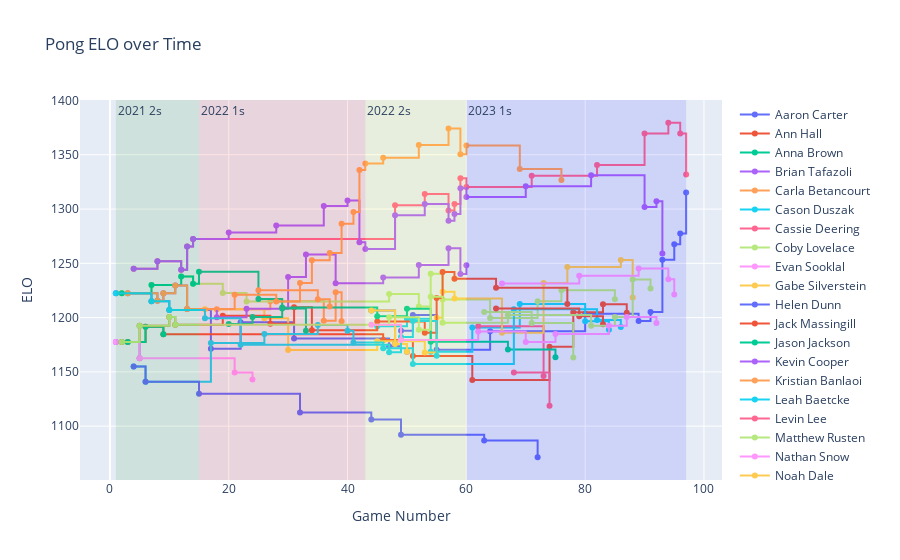

Source (notebook cell):
### Code cell
import plotly.graph_objects as go


fig = go.Figure()

for (i,player) in enumerate(players_table.player):
    fig.add_trace(go.Scatter(
        x=elo_time_table.index,
        y=elo_time_table[player],
        mode='lines+markers',
        line_shape='hv',
        name = player,
        connectgaps=True,
        # hoverinfo='x+y'
    ))

fig.add_vrect(
    annotation_text="2021 2s",
    annotation_position="top left",
    x0=1,
    x1=15,
    fillcolor='green',
    opacity=0.1,
    line_width=0,
)

fig.add_vrect(
    annotation_text="2022 1s",
    annotation_position="top left",
    x0=15,
    x1=43,
    fillcolor='red',
    opacity=0.1,
    line_width=0,
)

# 2022 doubles
fig.add_vrect(
    annotation_text="2022 2s",
    annotation_position="top left",
    x0=43,
    x1=60,
    fillcolor='yellow',
    opacity=0.1,
    line_width=0,
)

# 2023 singles
fig.add_vrect(
    annotation_text="2023 1s",
    annotation_position="top left",
    x0=60,
    x1=97,
    fillcolor='blue',
    opacity=0.1,
    line_width=0,
)


fig.update_layout(
    title='Pong ELO over Time',
    xaxis_title='Game Number',
    yaxis_title='ELO',
    # autosize=False,
    # width=800,
    # height=800
)

fig.show()
fig.write_html("exports/elo_interactive_graph.html")

### Figure 1 — Plotly figure (JSON) as saved in the notebook; plotly's stock layout.template omitted (floating-point values rounded to 4 significant figures)
{"data": [{"connectgaps": true, "line": {"shape": "hv"}, "mode": "lines+markers", "name": "Aaron Carter", "type": "scatter", "x": [1, 2, 3, 4, 5, 6, 7, 8, 9, 10, 11, 12, 13, 14, 15, 16, 17, 18, 19, 20, 21, 22, 23, 24, 25, 26, 27, 28, 29, 30, 31, 32, 33, 34, 35, 36, 37, 38, 39, 40, 41, 42, 43, 44, 45, 46, 47, 48, 49, 50, 51, 52, 53, 54, 55, 56, 57, 58, 59, 60, 61, 62, 63, 64, 65, 66, 67, 68, 69, 70, 71, 72, 73, 74, 75, 76, 77, 78, 79, 80, 81, 82, 83, 84, 85, 86, 87, 88, 89, 90, 91, 92, 93, 94, 95, 96, 97], "y": [1222.0, null, null, null, null, null, 1215, null, null, 1207.0, null, null, null, null, null, null, 1171.0, null, null, null, null, 1196.0, null, null, null, null, null, null, null, null, 1181.0, null, null, null, null, null, null, null, null, null, null, null, null, null, null, null, 1174.0, null, 1188.0, null, 1202.0, null, null, null, 1170.0, null, null, null, null, null, null, null, null, 1187.0, null, null, null, null, null, null, null, null, null, null, null, null, null, null, null, 1204.0, null, null, null, null, null, null, null, null, 1197.0, null, 1205.0, null, 1253.0, null, 1268.0, 1277.0, 1315.0]}, {"connectgaps": true, "line": {"shape": "hv"}, "mode": "lines+markers", "name": "Ann Hall", "type": "scatter", "x": [1, 2, 3, 4, 5, 6, 7, 8, 9, 10, 11, 12, 13, 14, 15, 16, 17, 18, 19, 20, 21, 22, 23, 24, 25, 26, 27, 28, 29, 30, 31, 32, 33, 34, 35, 36, 37, 38, 39, 40, 41, 42, 43, 44, 45, 46, 47, 48, 49, 50, 51, 52, 53, 54, 55, 56, 57, 58, 59, 60, 61, 62, 63, 64, 65, 66, 67, 68, 69, 70, 71, 72, 73, 74, 75, 76, 77, 78, 79, 80, 81, 82, 83, 84, 85, 86, 87, 88, 89, 90, 91, 92, 93, 94, 95, 96, 97], "y": [null, null, 1178.0, null, null, 1192.0, null, null, 1185.0, null, null, null, null, null, null, null, null, null, null, null, null, null, null, null, null, null, null, null, null, null, null, null, null, null, null, null, null, null, null, null, null, null, null, null, null, 1179.0, null, null, null, null, 1165.0, null, null, null, null, null, null, null, null, null, 1142.0, null, null, null, null, null, null, null, null, null, null, null, null, 1173.0, null, null, null, 1205.0, null, null, null, null, 1212.0, null, null, null, 1204.0, null, null, null, null, null, null, null, null, null, null]}, {"connectgaps": true, "line": {"shape": "hv"}, "mode": "lines+markers", "name": "Anna Brown", "type": "scatter", "x": [1, 2, 3, 4, 5, 6, 7, 8, 9, 10, 11, 12, 13, 14, 15, 16, 17, 18, 19, 20, 21, 22, 23, 24, 25, 26, 27, 28, 29, 30, 31, 32, 33, 34, 35, 36, 37, 38, 39, 40, 41, 42, 43, 44, 45, 46, 47, 48, 49, 50, 51, 52, 53, 54, 55, 56, 57, 58, 59, 60, 61, 62, 63, 64, 65, 66, 67, 68, 69, 70, 71, 72, 73, 74, 75, 76, 77, 78, 79, 80, 81, 82, 83, 84, 85, 86, 87, 88, 89, 90, 91, 92, 93, 94, 95, 96, 97], "y": [null, null, 1178.0, null, null, 1192.0, null, null, 1185.0, null, null, null, null, null, null, null, null, null, null, null, null, null, null, null, null, null, null, null, null, null, null, null, null, null, null, null, null, null, null, null, null, null, null, null, null, null, null, null, null, null, null, null, null, null, null, null, null, null, null, null, null, null, null, null, null, null, null, null, null, null, null, null, null, null, null, null, null, null, null, null, null, null, null, null, null, null, null, null, null, null, null, null, null, null, null, null, null]}, {"connectgaps": true, "line": {"shape": "hv"}, "mode": "lines+markers", "name": "Brian Tafazoli", "type": "scatter", "x": [1, 2, 3, 4, 5, 6, 7, 8, 9, 10, 11, 12, 13, 14, 15, 16, 17, 18, 19, 20, 21, 22, 23, 24, 25, 26, 27, 28, 29, 30, 31, 32, 33, 34, 35, 36, 37, 38, 39, 40, 41, 42, 43, 44, 45, 46, 47, 48, 49, 50, 51, 52, 53, 54, 55, 56, 57, 58, 59, 60, 61, 62, 63, 64, 65, 66, 67, 68, 69, 70, 71, 72, 73, 74, 75, 76, 77, 78, 79, 80, 81, 82, 83, 84, 85, 86, 87, 88, 89, 90, 91, 92, 93, 94, 95, 96, 97], "y": [1178.0, null, null, null, 1162.0, null, null, null, null, null, null, null, null, null, null, null, null, null, null, null, null, null, null, null, null, null, null, null, null, null, null, null, null, null, null, null, null, null, null, null, null, null, null, null, null, null, null, null, null, null, null, null, null, null, null, null, null, null, null, null, null, null, null, null, null, null, null, null, null, null, null, null, null, null, null, null, null, null, null, null, null, null, null, null, null, null, null, null, null, null, null, null, null, null, null, null, null]}, {"connectgaps": true, "line": {"shape": "hv"}, "mode": "lines+markers", "name": "Carla Betancourt", "type": "scatter", "x": [1, 2, 3, 4, 5, 6, 7, 8, 9, 10, 11, 12, 13, 14, 15, 16, 17, 18, 19, 20, 21, 22, 23, 24, 25, 26, 27, 28, 29, 30, 31, 32, 33, 34, 35, 36, 37, 38, 39, 40, 41, 42, 43, 44, 45, 46, 47, 48, 49, 50, 51, 52, 53, 54, 55, 56, 57, 58, 59, 60, 61, 62, 63, 64, 65, 66, 67, 68, 69, 70, 71, 72, 73, 74, 75, 76, 77, 78, 79, 80, 81, 82, 83, 84, 85, 86, 87, 88, 89, 90, 91, 92, 93, 94, 95, 96, 97], "y": [null, null, null, null, null, null, null, null, null, null, null, null, null, null, null, null, null, 1208.0, null, null, null, null, null, null, null, null, 1215.0, null, null, null, null, null, null, null, null, 1197.0, null, 1223.0, 1197.0, null, null, null, null, null, null, null, null, null, null, null, null, null, null, null, null, null, null, null, null, null, null, null, null, null, null, null, null, null, null, null, null, null, null, null, null, null, null, null, null, null, null, null, null, null, null, null, null, null, null, null, null, null, null, null, null, null, null]}, {"connectgaps": true, "line": {"shape": "hv"}, "mode": "lines+markers", "name": "Cason Duszak", "type": "scatter", "x": [1, 2, 3, 4, 5, 6, 7, 8, 9, 10, 11, 12, 13, 14, 15, 16, 17, 18, 19, 20, 21, 22, 23, 24, 25, 26, 27, 28, 29, 30, 31, 32, 33, 34, 35, 36, 37, 38, 39, 40, 41, 42, 43, 44, 45, 46, 47, 48, 49, 50, 51, 52, 53, 54, 55, 56, 57, 58, 59, 60, 61, 62, 63, 64, 65, 66, 67, 68, 69, 70, 71, 72, 73, 74, 75, 76, 77, 78, 79, 80, 81, 82, 83, 84, 85, 86, 87, 88, 89, 90, 91, 92, 93, 94, 95, 96, 97], "y": [null, null, null, null, null, null, null, null, null, null, null, null, null, null, null, null, null, null, null, null, null, null, null, null, null, null, null, null, null, null, null, null, null, null, null, null, null, null, null, null, null, null, null, null, 1192.0, null, null, null, null, 1199.0, null, null, null, 1169.0, null, null, null, null, null, null, 1191.0, null, null, null, null, null, null, null, 1213.0, null, null, null, null, null, null, null, null, null, null, 1197.0, null, null, null, 1189.0, null, null, null, null, null, null, null, null, null, null, null, null, null]}, {"connectgaps": true, "line": {"shape": "hv"}, "mode": "lines+markers", "name": "Cassie Deering", "type": "scatter", "x": [1, 2, 3, 4, 5, 6, 7, 8, 9, 10, 11, 12, 13, 14, 15, 16, 17, 18, 19, 20, 21, 22, 23, 24, 25, 26, 27, 28, 29, 30, 31, 32, 33, 34, 35, 36, 37, 38, 39, 40, 41, 42, 43, 44, 45, 46, 47, 48, 49, 50, 51, 52, 53, 54, 55, 56, 57, 58, 59, 60, 61, 62, 63, 64, 65, 66, 67, 68, 69, 70, 71, 72, 73, 74, 75, 76, 77, 78, 79, 80, 81, 82, 83, 84, 85, 86, 87, 88, 89, 90, 91, 92, 93, 94, 95, 96, 97], "y": [null, null, null, null, null, null, null, null, null, null, null, null, null, null, null, null, null, null, null, null, null, null, null, null, null, null, null, null, null, null, null, null, null, null, null, null, null, null, null, null, null, null, null, null, null, null, null, null, null, null, null, null, null, null, null, null, null, null, null, null, null, 1192.0, null, null, null, null, null, null, null, null, null, null, 1146.0, null, null, null, null, null, null, null, null, null, null, null, null, null, null, null, null, null, null, null, null, null, null, null, null]}, {"connectgaps": true, "line": {"shape": "hv"}, "mode": "lines+markers", "name": "Coby Lovelace", "type": "scatter", "x": [1, 2, 3, 4, 5, 6, 7, 8, 9, 10, 11, 12, 13, 14, 15, 16, 17, 18, 19, 20, 21, 22, 23, 24, 25, 26, 27, 28, 29, 30, 31, 32, 33, 34, 35, 36, 37, 38, 39, 40, 41, 42, 43, 44, 45, 46, 47, 48, 49, 50, 51, 52, 53, 54, 55, 56, 57, 58, 59, 60, 61, 62, 63, 64, 65, 66, 67, 68, 69, 70, 71, 72, 73, 74, 75, 76, 77, 78, 79, 80, 81, 82, 83, 84, 85, 86, 87, 88, 89, 90, 91, 92, 93, 94, 95, 96, 97], "y": [null, 1222.0, null, null, null, null, 1230, null, null, null, null, 1238.0, null, 1231.0, null, null, null, null, 1223.0, null, null, null, 1215.0, null, null, null, null, null, null, null, null, null, null, null, null, null, null, null, null, null, null, null, null, null, null, null, 1222.0, null, null, null, null, 1210.0, null, 1241.0, null, 1217.0, null, null, null, null, null, null, null, 1200.0, null, null, null, null, null, null, null, 1215.0, null, null, null, 1225.0, null, null, null, null, null, null, null, null, 1217.0, null, null, null, null, null, null, null, null, null, null, null, null]}, {"connectgaps": true, "line": {"shape": "hv"}, "mode": "lines+markers", "name": "Evan Sooklal", "type": "scatter", "x": [1, 2, 3, 4, 5, 6, 7, 8, 9, 10, 11, 12, 13, 14, 15, 16, 17, 18, 19, 20, 21, 22, 23, 24, 25, 26, 27, 28, 29, 30, 31, 32, 33, 34, 35, 36, 37, 38, 39, 40, 41, 42, 43, 44, 45, 46, 47, 48, 49, 50, 51, 52, 53, 54, 55, 56, 57, 58, 59, 60, 61, 62, 63, 64, 65, 66, 67, 68, 69, 70, 71, 72, 73, 74, 75, 76, 77, 78, 79, 80, 81, 82, 83, 84, 85, 86, 87, 88, 89, 90, 91, 92, 93, 94, 95, 96, 97], "y": [1178.0, null, null, null, 1162.0, null, null, null, null, null, null, null, null, null, null, null, null, null, null, null, 1149.0, null, null, 1143.0, null, null, null, null, null, null, null, null, null, null, null, null, null, null, null, null, null, null, null, null, null, null, null, null, null, null, null, null, null, null, null, null, null, null, null, null, null, null, null, null, null, null, null, null, null, null, null, null, null, null, null, null, null, null, null, null, null, null, null, null, null, null, null, null, null, null, null, null, null, null, null, null, null]}, {"connectgaps": true, "line": {"shape": "hv"}, "mode": "lines+markers", "name": "Gabe Silverstein", "type": "scatter", "x": [1, 2, 3, 4, 5, 6, 7, 8, 9, 10, 11, 12, 13, 14, 15, 16, 17, 18, 19, 20, 21, 22, 23, 24, 25, 26, 27, 28, 29, 30, 31, 32, 33, 34, 35, 36, 37, 38, 39, 40, 41, 42, 43, 44, 45, 46, 47, 48, 49, 50, 51, 52, 53, 54, 55, 56, 57, 58, 59, 60, 61, 62, 63, 64, 65, 66, 67, 68, 69, 70, 71, 72, 73, 74, 75, 76, 77, 78, 79, 80, 81, 82, 83, 84, 85, 86, 87, 88, 89, 90, 91, 92, 93, 94, 95, 96, 97], "y": [null, null, null, null, null, null, null, null, null, null, null, null, null, null, null, 1208.0, null, null, null, null, null, null, null, null, null, 1199.0, null, null, null, 1170.0, null, null, null, null, null, null, null, null, null, null, null, null, null, null, 1178.0, null, null, null, null, null, null, null, 1168.0, null, 1200.0, 1224.0, null, 1218.0, null, null, null, null, null, null, null, 1186.0, null, null, null, null, null, null, 1232.0, null, null, null, 1247.0, null, null, null, null, null, null, null, null, 1253.0, null, 1219.0, null, null, null, null, null, null, null, null, null]}, {"connectgaps": true, "line": {"shape": "hv"}, "mode": "lines+markers", "name": "Helen Dunn", "type": "scatter", "x": [1, 2, 3, 4, 5, 6, 7, 8, 9, 10, 11, 12, 13, 14, 15, 16, 17, 18, 19, 20, 21, 22, 23, 24, 25, 26, 27, 28, 29, 30, 31, 32, 33, 34, 35, 36, 37, 38, 39, 40, 41, 42, 43, 44, 45, 46, 47, 48, 49, 50, 51, 52, 53, 54, 55, 56, 57, 58, 59, 60, 61, 62, 63, 64, 65, 66, 67, 68, 69, 70, 71, 72, 73, 74, 75, 76, 77, 78, 79, 80, 81, 82, 83, 84, 85, 86, 87, 88, 89, 90, 91, 92, 93, 94, 95, 96, 97], "y": [null, null, null, null, null, null, null, null, null, null, null, null, null, null, null, null, null, null, null, null, null, null, null, null, null, null, null, null, null, null, null, null, null, null, null, null, null, null, null, null, null, null, null, 1207.0, null, null, null, 1176.0, null, 1169.0, null, null, null, null, null, null, null, null, null, null, null, null, null, null, null, null, null, null, null, null, null, null, null, null, null, null, null, null, null, null, null, null, null, null, null, null, null, null, null, null, null, null, null, null, null, null, null]}, {"connectgaps": true, "line": {"shape": "hv"}, "mode": "lines+markers", "name": "Jack Massingill", "type": "scatter", "x": [1, 2, 3, 4, 5, 6, 7, 8, 9, 10, 11, 12, 13, 14, 15, 16, 17, 18, 19, 20, 21, 22, 23, 24, 25, 26, 27, 28, 29, 30, 31, 32, 33, 34, 35, 36, 37, 38, 39, 40, 41, 42, 43, 44, 45, 46, 47, 48, 49, 50, 51, 52, 53, 54, 55, 56, 57, 58, 59, 60, 61, 62, 63, 64, 65, 66, 67, 68, 69, 70, 71, 72, 73, 74, 75, 76, 77, 78, 79, 80, 81, 82, 83, 84, 85, 86, 87, 88, 89, 90, 91, 92, 93, 94, 95, 96, 97], "y": [null, 1178.0, null, null, 1192.0, null, null, null, null, 1200.0, 1193.0, null, null, null, null, null, null, null, 1202.0, null, null, null, null, null, null, null, 1194.0, null, null, null, 1209.0, null, null, 1188.0, null, null, null, null, null, null, null, null, null, null, 1196.0, null, null, null, null, null, null, null, 1186.0, null, 1218.0, 1242.0, null, 1236.0, null, null, null, null, null, null, 1227.0, null, null, null, null, null, null, null, null, null, null, null, 1213.0, null, null, null, null, null, null, null, null, null, null, null, null, null, null, null, null, null, null, null, null]}, {"connectgaps": true, "line": {"shape": "hv"}, "mode": "lines+markers", "name": "Jason Jackson", "type": "scatter", "x": [1, 2, 3, 4, 5, 6, 7, 8, 9, 10, 11, 12, 13, 14, 15, 16, 17, 18, 19, 20, 21, 22, 23, 24, 25, 26, 27, 28, 29, 30, 31, 32, 33, 34, 35, 36, 37, 38, 39, 40, 41, 42, 43, 44, 45, 46, 47, 48, 49, 50, 51, 52, 53, 54, 55, 56, 57, 58, 59, 60, 61, 62, 63, 64, 65, 66, 67, 68, 69, 70, 71, 72, 73, 74, 75, 76, 77, 78, 79, 80, 81, 82, 83, 84, 85, 86, 87, 88, 89, 90, 91, 92, 93, 94, 95, 96, 97], "y": [null, 1222.0, null, null, null, null, 1230, null, null, null, null, 1238.0, null, 1231.0, 1242.0, null, null, null, null, null, null, null, null, null, 1217.0, null, null, null, 1209.0, null, null, null, null, null, null, null, null, null, null, null, null, null, null, null, 1201.0, null, null, null, null, 1208.0, null, null, null, 1178.0, null, null, null, null, null, null, null, null, null, null, null, null, 1171.0, null, null, null, null, null, null, null, 1163.0, null, null, null, null, null, null, null, null, null, null, null, null, null, null, null, null, null, null, null, null, null, null]}, {"connectgaps": true, "line": {"shape": "hv"}, "mode": "lines+markers", "name": "Kevin Cooper", "type": "scatter", "x": [1, 2, 3, 4, 5, 6, 7, 8, 9, 10, 11, 12, 13, 14, 15, 16, 17, 18, 19, 20, 21, 22, 23, 24, 25, 26, 27, 28, 29, 30, 31, 32, 33, 34, 35, 36, 37, 38, 39, 40, 41, 42, 43, 44, 45, 46, 47, 48, 49, 50, 51, 52, 53, 54, 55, 56, 57, 58, 59, 60, 61, 62, 63, 64, 65, 66, 67, 68, 69, 70, 71, 72, 73, 74, 75, 76, 77, 78, 79, 80, 81, 82, 83, 84, 85, 86, 87, 88, 89, 90, 91, 92, 93, 94, 95, 96, 97], "y": [null, null, 1222.0, null, null, null, null, 1215.0, 1222.0, null, 1229.0, null, 1208.0, null, null, null, null, 1200.0, null, null, null, null, 1208.0, null, null, null, null, null, null, 1237.0, null, null, 1258.0, null, null, null, null, 1232.0, null, null, null, null, null, null, null, 1237.0, null, null, null, null, null, 1249.0, null, null, null, null, 1264.0, null, 1240.0, 1248.0, null, null, null, null, null, null, null, null, null, null, null, null, null, null, null, null, null, null, null, null, null, null, null, null, null, null, null, null, null, null, null, null, null, null, null, null, null]}, {"connectgaps": true, "line": {"shape": "hv"}, "mode": "lines+markers", "name": "Kristian Banlaoi", "type": "scatter", "x": [1, 2, 3, 4, 5, 6, 7, 8, 9, 10, 11, 12, 13, 14, 15, 16, 17, 18, 19, 20, 21, 22, 23, 24, 25, 26, 27, 28, 29, 30, 31, 32, 33, 34, 35, 36, 37, 38, 39, 40, 41, 42, 43, 44, 45, 46, 47, 48, 49, 50, 51, 52, 53, 54, 55, 56, 57, 58, 59, 60, 61, 62, 63, 64, 65, 66, 67, 68, 69, 70, 71, 72, 73, 74, 75, 76, 77, 78, 79, 80, 81, 82, 83, 84, 85, 86, 87, 88, 89, 90, 91, 92, 93, 94, 95, 96, 97], "y": [null, null, null, null, null, null, null, null, null, null, null, null, null, null, null, null, null, null, null, null, null, null, null, null, 1225.0, null, null, null, null, null, null, null, null, null, 1217.0, null, 1210.0, null, null, null, null, null, null, null, null, null, null, null, null, null, null, null, null, null, null, null, null, null, null, null, null, null, null, null, null, null, null, null, null, null, null, null, null, null, null, null, null, null, null, null, null, null, null, null, null, null, null, null, null, null, null, null, null, null, null, null, null]}, {"connectgaps": true, "line": {"shape": "hv"}, "mode": "lines+markers", "name": "Leah Baetcke", "type": "scatter", "x": [1, 2, 3, 4, 5, 6, 7, 8, 9, 10, 11, 12, 13, 14, 15, 16, 17, 18, 19, 20, 21, 22, 23, 24, 25, 26, 27, 28, 29, 30, 31, 32, 33, 34, 35, 36, 37, 38, 39, 40, 41, 42, 43, 44, 45, 46, 47, 48, 49, 50, 51, 52, 53, 54, 55, 56, 57, 58, 59, 60, 61, 62, 63, 64, 65, 66, 67, 68, 69, 70, 71, 72, 73, 74, 75, 76, 77, 78, 79, 80, 81, 82, 83, 84, 85, 86, 87, 88, 89, 90, 91, 92, 93, 94, 95, 96, 97], "y": [null, null, null, 1155, null, 1141.0, null, null, null, null, null, null, null, null, null, null, 1177.0, null, null, null, null, null, null, null, null, 1185.0, null, null, null, null, null, null, null, null, 1193.0, null, null, null, null, 1188.0, 1177.0, null, null, null, null, 1172.0, null, null, null, null, 1157.0, null, null, null, null, null, null, null, null, null, null, null, null, null, null, null, null, 1208.0, null, null, null, null, null, null, null, null, null, null, null, null, null, 1198.0, null, null, null, 1191.0, null, null, null, null, null, null, null, null, null, null, null]}, {"connectgaps": true, "line": {"shape": "hv"}, "mode": "lines+markers", "name": "Levin Lee", "type": "scatter", "x": [1, 2, 3, 4, 5, 6, 7, 8, 9, 10, 11, 12, 13, 14, 15, 16, 17, 18, 19, 20, 21, 22, 23, 24, 25, 26, 27, 28, 29, 30, 31, 32, 33, 34, 35, 36, 37, 38, 39, 40, 41, 42, 43, 44, 45, 46, 47, 48, 49, 50, 51, 52, 53, 54, 55, 56, 57, 58, 59, 60, 61, 62, 63, 64, 65, 66, 67, 68, 69, 70, 71, 72, 73, 74, 75, 76, 77, 78, 79, 80, 81, 82, 83, 84, 85, 86, 87, 88, 89, 90, 91, 92, 93, 94, 95, 96, 97], "y": [null, null, null, 1245, null, null, null, 1252.0, null, null, null, 1244.0, 1266.0, 1273.0, null, null, null, null, null, null, null, null, null, null, null, null, null, null, null, null, null, null, null, null, null, null, null, null, null, null, null, null, null, null, null, null, null, 1303.0, null, null, null, null, 1314.0, null, null, null, 1299.0, 1305.0, 1328.0, 1320.0, null, null, null, null, null, null, null, null, null, null, 1331.0, null, null, null, null, null, null, null, null, null, null, 1340.0, null, null, null, null, null, null, null, 1370.0, null, null, null, 1380.0, null, 1370.0, 1332.0]}, {"connectgaps": true, "line": {"shape": "hv"}, "mode": "lines+markers", "name": "Matthew Rusten", "type": "scatter", "x": [1, 2, 3, 4, 5, 6, 7, 8, 9, 10, 11, 12, 13, 14, 15, 16, 17, 18, 19, 20, 21, 22, 23, 24, 25, 26, 27, 28, 29, 30, 31, 32, 33, 34, 35, 36, 37, 38, 39, 40, 41, 42, 43, 44, 45, 46, 47, 48, 49, 50, 51, 52, 53, 54, 55, 56, 57, 58, 59, 60, 61, 62, 63, 64, 65, 66, 67, 68, 69, 70, 71, 72, 73, 74, 75, 76, 77, 78, 79, 80, 81, 82, 83, 84, 85, 86, 87, 88, 89, 90, 91, 92, 93, 94, 95, 96, 97], "y": [null, null, null, null, null, null, null, null, null, null, null, null, null, null, null, null, null, null, null, null, null, null, null, null, null, null, null, null, null, null, null, null, null, null, null, null, null, null, null, null, null, null, null, null, null, null, null, null, null, null, null, null, null, null, null, null, null, null, null, null, null, null, 1205.0, null, null, null, null, null, null, null, 1195.0, null, null, null, null, null, null, 1163.0, null, null, null, null, null, null, null, null, null, null, null, null, null, null, null, null, null, null, null]}, {"connectgaps": true, "line": {"shape": "hv"}, "mode": "lines+markers", "name": "Nathan Snow", "type": "scatter", "x": [1, 2, 3, 4, 5, 6, 7, 8, 9, 10, 11, 12, 13, 14, 15, 16, 17, 18, 19, 20, 21, 22, 23, 24, 25, 26, 27, 28, 29, 30, 31, 32, 33, 34, 35, 36, 37, 38, 39, 40, 41, 42, 43, 44, 45, 46, 47, 48, 49, 50, 51, 52, 53, 54, 55, 56, 57, 58, 59, 60, 61, 62, 63, 64, 65, 66, 67, 68, 69, 70, 71, 72, 73, 74, 75, 76, 77, 78, 79, 80, 81, 82, 83, 84, 85, 86, 87, 88, 89, 90, 91, 92, 93, 94, 95, 96, 97], "y": [null, null, null, null, null, null, null, null, null, null, null, null, null, null, null, null, null, null, null, null, null, null, null, null, null, null, null, null, null, null, null, null, null, null, null, null, null, null, null, null, null, null, null, null, null, null, null, null, null, null, null, null, null, null, null, null, null, null, null, null, null, null, null, null, null, 1232.0, null, null, null, null, null, null, null, null, null, null, null, null, 1239.0, null, null, null, null, null, null, null, null, null, 1245.0, null, null, null, null, 1235.0, 1221.0, null, null]}, {"connectgaps": true, "line": {"shape": "hv"}, "mode": "lines+markers", "name": "Noah Dale", "type": "scatter", "x": [1, 2, 3, 4, 5, 6, 7, 8, 9, 10, 11, 12, 13, 14, 15, 16, 17, 18, 19, 20, 21, 22, 23, 24, 25, 26, 27, 28, 29, 30, 31, 32, 33, 34, 35, 36, 37, 38, 39, 40, 41, 42, 43, 44, 45, 46, 47, 48, 49, 50, 51, 52, 53, 54, 55, 56, 57, 58, 59, 60, 61, 62, 63, 64, 65, 66, 67, 68, 69, 70, 71, 72, 73, 74, 75, 76, 77, 78, 79, 80, 81, 82, 83, 84, 85, 86, 87, 88, 89, 90, 91, 92, 93, 94, 95, 96, 97], "y": [null, null, null, null, null, null, null, null, null, null, null, null, null, null, null, null, null, null, null, null, null, null, null, null, null, null, null, null, null, null, null, null, null, null, null, null, null, null, null, null, null, null, null, 1207.0, null, null, null, 1176.0, null, 1169.0, null, null, null, null, null, null, null, null, null, null, null, null, null, null, null, null, null, null, null, null, null, null, null, null, null, null, null, null, null, null, null, null, null, null, null, null, null, null, null, null, null, null, null, null, null, null, null]}, {"connectgaps": true, "line": {"shape": "hv"}, "mode": "lines+markers", "name": "Paul Bartenfeld", "type": "scatter", "x": [1, 2, 3, 4, 5, 6, 7, 8, 9, 10, 11, 12, 13, 14, 15, 16, 17, 18, 19, 20, 21, 22, 23, 24, 25, 26, 27, 28, 29, 30, 31, 32, 33, 34, 35, 36, 37, 38, 39, 40, 41, 42, 43, 44, 45, 46, 47, 48, 49, 50, 51, 52, 53, 54, 55, 56, 57, 58, 59, 60, 61, 62, 63, 64, 65, 66, 67, 68, 69, 70, 71, 72, 73, 74, 75, 76, 77, 78, 79, 80, 81, 82, 83, 84, 85, 86, 87, 88, 89, 90, 91, 92, 93, 94, 95, 96, 97], "y": [null, null, null, 1155, null, 1141.0, null, null, null, null, null, null, null, null, 1130.0, null, null, null, null, null, null, null, null, null, null, null, null, null, null, null, null, 1113.0, null, null, null, null, null, null, null, null, null, null, null, 1106.0, null, null, null, null, 1092.0, null, null, null, null, null, null, null, null, null, null, null, null, null, 1087.0, null, null, null, null, null, null, null, null, 1071.0, null, null, null, null, null, null, null, null, null, null, null, null, null, null, null, null, null, null, null, null, null, null, null, null, null]}, {"connectgaps": true, "line": {"shape": "hv"}, "mode": "lines+markers", "name": "Piper Parker", "type": "scatter", "x": [1, 2, 3, 4, 5, 6, 7, 8, 9, 10, 11, 12, 13, 14, 15, 16, 17, 18, 19, 20, 21, 22, 23, 24, 25, 26, 27, 28, 29, 30, 31, 32, 33, 34, 35, 36, 37, 38, 39, 40, 41, 42, 43, 44, 45, 46, 47, 48, 49, 50, 51, 52, 53, 54, 55, 56, 57, 58, 59, 60, 61, 62, 63, 64, 65, 66, 67, 68, 69, 70, 71, 72, 73, 74, 75, 76, 77, 78, 79, 80, 81, 82, 83, 84, 85, 86, 87, 88, 89, 90, 91, 92, 93, 94, 95, 96, 97], "y": [null, null, null, null, null, null, null, null, null, null, null, null, null, null, null, null, null, null, null, null, null, null, null, null, null, null, null, null, null, null, null, null, null, null, null, null, null, null, null, null, null, null, null, null, null, null, null, null, null, null, null, null, null, null, null, null, null, null, null, null, null, null, null, null, 1208.0, null, null, null, null, null, null, null, null, null, null, null, null, null, 1201.0, null, null, null, 1194.0, null, null, null, null, null, null, null, null, null, null, null, null, null, null]}, {"connectgaps": true, "line": {"shape": "hv"}, "mode": "lines+markers", "name": "Reagan Fryatt", "type": "scatter", "x": [1, 2, 3, 4, 5, 6, 7, 8, 9, 10, 11, 12, 13, 14, 15, 16, 17, 18, 19, 20, 21, 22, 23, 24, 25, 26, 27, 28, 29, 30, 31, 32, 33, 34, 35, 36, 37, 38, 39, 40, 41, 42, 43, 44, 45, 46, 47, 48, 49, 50, 51, 52, 53, 54, 55, 56, 57, 58, 59, 60, 61, 62, 63, 64, 65, 66, 67, 68, 69, 70, 71, 72, 73, 74, 75, 76, 77, 78, 79, 80, 81, 82, 83, 84, 85, 86, 87, 88, 89, 90, 91, 92, 93, 94, 95, 96, 97], "y": [null, null, null, null, null, null, null, null, null, null, null, null, null, null, null, null, null, null, null, 1194.0, null, null, null, 1201.0, null, null, null, null, 1208.0, null, null, null, 1188.0, null, null, null, null, null, null, null, null, null, null, null, null, null, null, null, null, null, null, null, null, null, null, null, null, null, null, null, null, null, null, null, null, null, null, null, null, null, null, null, null, null, null, null, null, null, null, null, null, null, null, null, null, null, null, null, null, null, null, null, null, null, null, null, null]}, {"connectgaps": true, "line": {"shape": "hv"}, "mode": "lines+markers", "name": "Rohan Chowla", "type": "scatter", "x": [1, 2, 3, 4, 5, 6, 7, 8, 9, 10, 11, 12, 13, 14, 15, 16, 17, 18, 19, 20, 21, 22, 23, 24, 25, 26, 27, 28, 29, 30, 31, 32, 33, 34, 35, 36, 37, 38, 39, 40, 41, 42, 43, 44, 45, 46, 47, 48, 49, 50, 51, 52, 53, 54, 55, 56, 57, 58, 59, 60, 61, 62, 63, 64, 65, 66, 67, 68, 69, 70, 71, 72, 73, 74, 75, 76, 77, 78, 79, 80, 81, 82, 83, 84, 85, 86, 87, 88, 89, 90, 91, 92, 93, 94, 95, 96, 97], "y": [null, null, null, 1245, null, null, null, 1252.0, null, null, null, 1244.0, 1266.0, 1273.0, null, null, null, null, null, 1278.0, null, null, null, null, null, null, null, 1285.0, null, null, null, null, null, null, null, 1303.0, null, null, null, 1308.0, null, 1269.0, 1263.0, null, null, null, null, 1294.0, null, null, null, null, 1305.0, null, null, null, 1289.0, 1296.0, 1319.0, 1311.0, null, null, null, null, null, null, null, null, null, 1321.0, null, null, null, null, null, null, null, null, null, null, 1331.0, null, null, null, null, null, null, null, null, 1302.0, null, 1307.0, 1259.0, null, null, null, null]}, {"connectgaps": true, "line": {"shape": "hv"}, "mode": "lines+markers", "name": "Roman Ramirez", "type": "scatter", "x": [1, 2, 3, 4, 5, 6, 7, 8, 9, 10, 11, 12, 13, 14, 15, 16, 17, 18, 19, 20, 21, 22, 23, 24, 25, 26, 27, 28, 29, 30, 31, 32, 33, 34, 35, 36, 37, 38, 39, 40, 41, 42, 43, 44, 45, 46, 47, 48, 49, 50, 51, 52, 53, 54, 55, 56, 57, 58, 59, 60, 61, 62, 63, 64, 65, 66, 67, 68, 69, 70, 71, 72, 73, 74, 75, 76, 77, 78, 79, 80, 81, 82, 83, 84, 85, 86, 87, 88, 89, 90, 91, 92, 93, 94, 95, 96, 97], "y": [null, null, 1222.0, null, null, null, null, 1215.0, 1222.0, null, 1229.0, null, 1208.0, null, null, null, null, null, null, null, 1221.0, null, null, null, null, null, null, 1215.0, null, null, null, 1232.0, null, 1253.0, null, null, 1260.0, null, 1286.0, null, 1297.0, 1336.0, 1342.0, null, null, 1347.0, null, null, null, null, null, 1359.0, null, null, null, null, 1374.0, null, 1350.0, 1359.0, null, null, null, null, null, null, null, null, 1337.0, null, null, null, null, null, null, 1327.0, null, null, null, null, null, null, null, null, null, null, null, null, null, null, null, null, null, null, null, null, null]}, {"connectgaps": true, "line": {"shape": "hv"}, "mode": "lines+markers", "name": "Rose Roché", "type": "scatter", "x": [1, 2, 3, 4, 5, 6, 7, 8, 9, 10, 11, 12, 13, 14, 15, 16, 17, 18, 19, 20, 21, 22, 23, 24, 25, 26, 27, 28, 29, 30, 31, 32, 33, 34, 35, 36, 37, 38, 39, 40, 41, 42, 43, 44, 45, 46, 47, 48, 49, 50, 51, 52, 53, 54, 55, 56, 57, 58, 59, 60, 61, 62, 63, 64, 65, 66, 67, 68, 69, 70, 71, 72, 73, 74, 75, 76, 77, 78, 79, 80, 81, 82, 83, 84, 85, 86, 87, 88, 89, 90, 91, 92, 93, 94, 95, 96, 97], "y": [1222.0, null, null, null, null, null, 1215, null, null, 1207.0, null, null, null, null, null, 1199.0, null, null, null, null, null, 1175.0, null, null, null, null, null, null, null, null, null, null, null, null, null, null, null, null, null, null, null, null, null, null, null, null, 1168.0, null, 1182.0, null, 1197.0, null, null, null, 1165.0, null, null, null, null, null, null, null, null, null, null, null, null, null, null, null, null, null, null, null, null, null, null, null, null, null, null, null, null, null, null, null, null, null, null, null, null, null, null, null, null, null, null]}, {"connectgaps": true, "line": {"shape": "hv"}, "mode": "lines+markers", "name": "Sam Carswell-Tellis", "type": "scatter", "x": [1, 2, 3, 4, 5, 6, 7, 8, 9, 10, 11, 12, 13, 14, 15, 16, 17, 18, 19, 20, 21, 22, 23, 24, 25, 26, 27, 28, 29, 30, 31, 32, 33, 34, 35, 36, 37, 38, 39, 40, 41, 42, 43, 44, 45, 46, 47, 48, 49, 50, 51, 52, 53, 54, 55, 56, 57, 58, 59, 60, 61, 62, 63, 64, 65, 66, 67, 68, 69, 70, 71, 72, 73, 74, 75, 76, 77, 78, 79, 80, 81, 82, 83, 84, 85, 86, 87, 88, 89, 90, 91, 92, 93, 94, 95, 96, 97], "y": [null, null, null, null, null, null, null, null, null, null, null, null, null, null, null, null, null, null, null, null, null, null, null, null, null, null, null, null, null, null, null, null, null, null, null, null, null, null, null, null, null, null, null, null, null, null, null, null, null, null, null, null, null, null, null, null, null, null, null, null, null, null, null, null, null, null, null, 1149.0, null, null, null, null, null, 1119.0, null, null, null, null, null, null, null, null, null, null, null, null, null, null, null, null, null, null, null, null, null, null, null]}, {"connectgaps": true, "line": {"shape": "hv"}, "mode": "lines+markers", "name": "Will Simpson", "type": "scatter", "x": [1, 2, 3, 4, 5, 6, 7, 8, 9, 10, 11, 12, 13, 14, 15, 16, 17, 18, 19, 20, 21, 22, 23, 24, 25, 26, 27, 28, 29, 30, 31, 32, 33, 34, 35, 36, 37, 38, 39, 40, 41, 42, 43, 44, 45, 46, 47, 48, 49, 50, 51, 52, 53, 54, 55, 56, 57, 58, 59, 60, 61, 62, 63, 64, 65, 66, 67, 68, 69, 70, 71, 72, 73, 74, 75, 76, 77, 78, 79, 80, 81, 82, 83, 84, 85, 86, 87, 88, 89, 90, 91, 92, 93, 94, 95, 96, 97], "y": [null, 1178.0, null, null, 1192.0, null, null, null, null, 1200.0, 1193.0, null, null, null, null, null, null, null, null, null, null, null, null, null, null, null, null, null, null, null, null, null, null, null, null, null, null, null, null, null, null, null, null, null, null, null, 1200.0, null, null, null, null, 1189.0, null, 1219.0, null, 1195.0, null, null, null, null, null, null, null, null, null, null, 1202.0, null, null, null, null, null, null, null, null, null, null, null, null, null, 1192.0, null, null, null, 1201.0, null, null, 1235.0, null, null, 1227.0, null, null, null, null, null, null]}, {"connectgaps": true, "line": {"shape": "hv"}, "mode": "lines+markers", "name": "Yvonne Nguyen", "type": "scatter", "x": [1, 2, 3, 4, 5, 6, 7, 8, 9, 10, 11, 12, 13, 14, 15, 16, 17, 18, 19, 20, 21, 22, 23, 24, 25, 26, 27, 28, 29, 30, 31, 32, 33, 34, 35, 36, 37, 38, 39, 40, 41, 42, 43, 44, 45, 46, 47, 48, 49, 50, 51, 52, 53, 54, 55, 56, 57, 58, 59, 60, 61, 62, 63, 64, 65, 66, 67, 68, 69, 70, 71, 72, 73, 74, 75, 76, 77, 78, 79, 80, 81, 82, 83, 84, 85, 86, 87, 88, 89, 90, 91, 92, 93, 94, 95, 96, 97], "y": [null, null, null, null, null, null, null, null, null, null, null, null, null, null, null, null, null, null, null, null, null, null, null, null, null, null, null, null, null, null, null, null, null, null, null, null, null, null, null, null, null, null, null, 1193.0, null, null, null, null, 1179.0, null, null, null, null, null, null, null, null, null, null, null, null, 1187.0, null, null, null, null, null, null, null, 1177.0, null, null, null, null, 1185.0, null, null, null, null, null, null, null, null, 1193.0, null, null, 1200.0, null, null, null, null, 1195.0, null, null, null, null, null]}], "layout": {"annotations": [{"showarrow": false, "text": "2021 2s", "x": 1, "xanchor": "left", "xref": "x", "y": 1, "yanchor": "top", "yref": "y domain"}, {"showarrow": false, "text": "2022 1s", "x": 15, "xanchor": "left", "xref": "x", "y": 1, "yanchor": "top", "yref": "y domain"}, {"showarrow": false, "text": "2022 2s", "x": 43, "xanchor": "left", "xref": "x", "y": 1, "yanchor": "top", "yref": "y domain"}, {"showarrow": false, "text": "2023 1s", "x": 60, "xanchor": "left", "xref": "x", "y": 1, "yanchor": "top", "yref": "y domain"}], "shapes": [{"fillcolor": "green", "line": {"width": 0}, "opacity": 0.1, "type": "rect", "x0": 1, "x1": 15, "xref": "x", "y0": 0, "y1": 1, "yref": "y domain"}, {"fillcolor": "red", "line": {"width": 0}, "opacity": 0.1, "type": "rect", "x0": 15, "x1": 43, "xref": "x", "y0": 0, "y1": 1, "yref": "y domain"}, {"fillcolor": "yellow", "line": {"width": 0}, "opacity": 0.1, "type": "rect", "x0": 43, "x1": 60, "xref": "x", "y0": 0, "y1": 1, "yref": "y domain"}, {"fillcolor": "blue", "line": {"width": 0}, "opacity": 0.1, "type": "rect", "x0": 60, "x1": 97, "xref": "x", "y0": 0, "y1": 1, "yref": "y domain"}], "title": {"text": "Pong ELO over Time"}, "xaxis": {"title": {"text": "Game Number"}}, "yaxis": {"title": {"text": "ELO"}}}}
